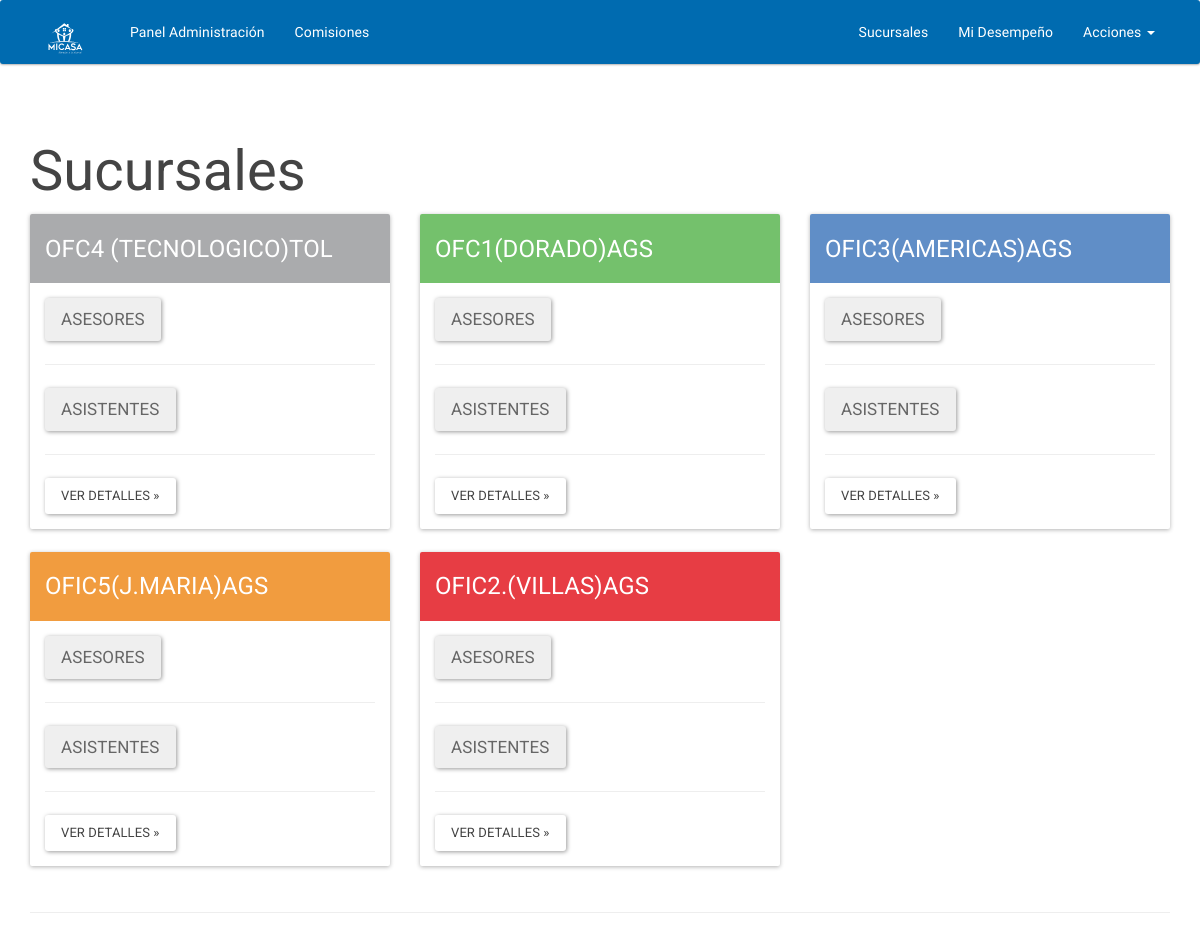
The app's page /gael/admin/sucursales/, older data.
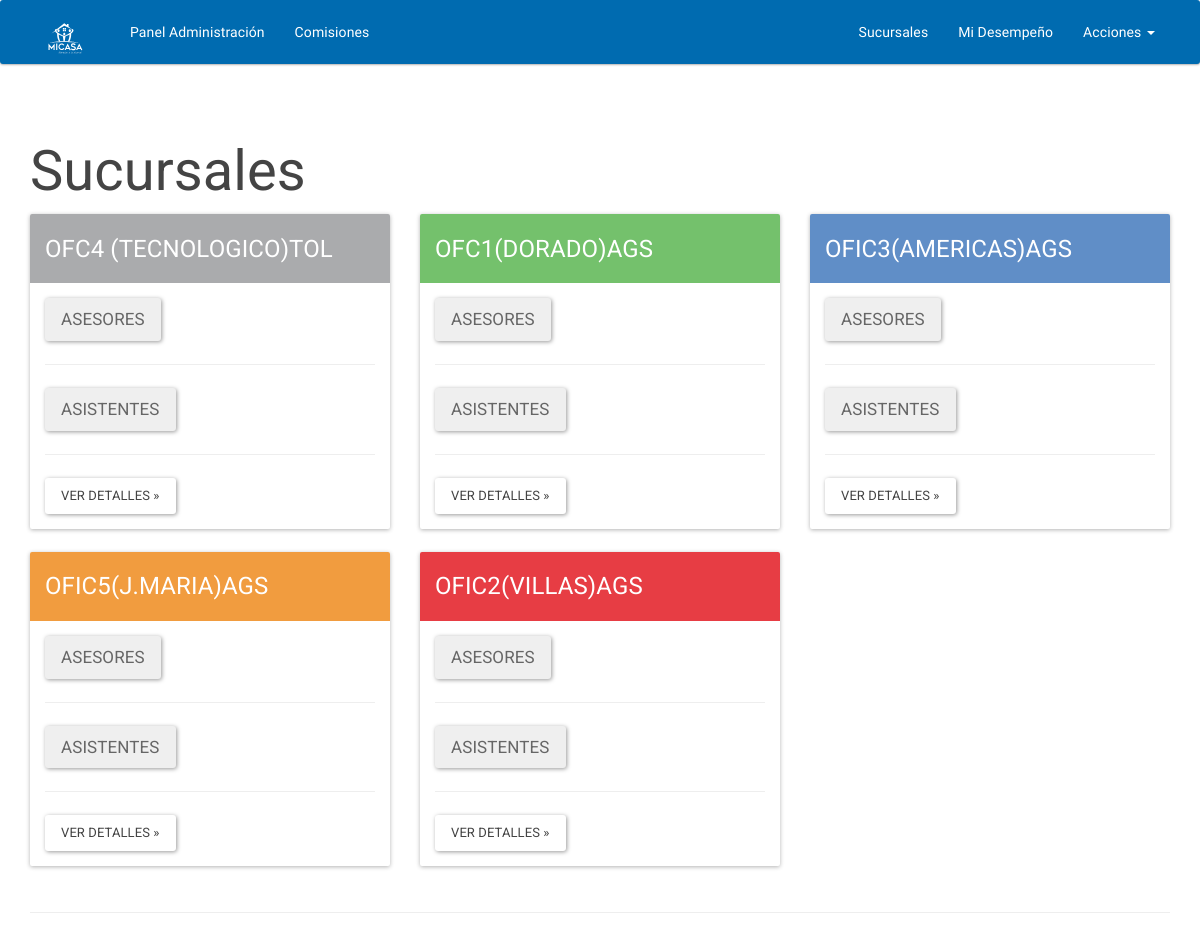
The same page, newer data.
### usuarios/models.py (models this page shows, shortened)
class Sucursal(models.Model):
    nombre = models.CharField(max_length=50)
    direccion = models.CharField(max_length=50)
    estado = models.CharField(max_length=50)
    telefono = models.SmallIntegerField()
    color = models.CharField(max_length=6, default='#2FCC71')
    class Meta:
        verbose_name_plural = 'Sucursales'

### app/views.py (the view)
# urls.py: url(r'^gael/admin/sucursales/', views.sucursales, name='sucursales'),
def sucursales(request):
    datosusuarios = Datos.objects.all()
    sucursales = Sucursal.objects.all()
    return render(request, 'gaeladmin/sucursales/sucursales.html', {
                                                        'datos':datosusuarios,
                                                        'sucursales': sucursales,
    })

### app/templates/gaeladmin/sucursales/sucursales.html (shortened to what this page needs)
{% extends 'base/base-gael.html' %}
{% block contenido %}
    {% load staticfiles %}
    <div class="row row-offcanvas row-offcanvas-right">
        <div class="col-xs-12 col-sm-12">
          <div class="list-group-item active">
          </div><div><p><p></div>
       <h1>Sucursales</h1>
       <div class="row">
                   {% for sucursal in sucursales %}
                        <div class="col-xs-6 col-lg-4 col-md-4">
                          <div class="panel {{ sucursal.color}}">
                                    <div class="panel-heading">
                                        <h4 class="blanco-color">{{ sucursal.nombre }}</h4></div>
                                         <div class="panel-body">
                                            <button type="button" class="btn btn-Default btn-lg" data-toggle="modal" data-target="#myModal{{ sucursal.id }}">Asesores</button>
                                             <hr>
                                            <button type="button" class="btn btn-Default btn-lg" data-toggle="modal" data-target="#myModal{{ sucursal.id }}{{ sucursal.telefono }}">Asistentes</button>
                                             <hr>
                                            <a class="btn btn-default" href="{% url 'sucursal_unica' sucursal.id %}" role="button">Ver Detalles &raquo;</a>
                                        </div>
                                    </div>
                            </div>
                   {% endfor %}
          </div>
        </div>
         </div>
         <hr>
{% endblock %}

### app/templates/base/base-gael.html (shortened to what this page needs)
<!DOCTYPE html>
<html lang="en">
<head>
    {% load staticfiles %}
    <link rel="stylesheet" href="{% static 'css/bootstrap.min.css' %}" >
    {% load staticfiles %}
</head>
<body>
    <nav class="navbar navbar-default navbar-fixed">
      <div class="container">
        <div class="navbar-header">
          <a class="navbar-brand" href="#"><img class="imagena" src="{% static 'img/logo.svg' %}" alt="" height="45px" width="70px"></a>
        </div>
        <div id="navbar" class="navbar-collapse collapse">
          <ul class="nav navbar-nav">
            <li><a href="{% url "agregar_clientes" %}">Panel Administración </a></li>
              <li><a href="{% url "comisiones_admingael" %}">Comisiones</a></li>
          </ul>
          <ul class="nav navbar-nav navbar-right">
              <li><a href="{% url "sucursales" %}">Sucursales</a></li>
            <li><a href="{% url "desempeno" %}">Mi Desempeño</a></li>
            <li class="dropdown">
              <a href="#" class="dropdown-toggle" data-toggle="dropdown" role="button" aria-haspopup="true" aria-expanded="false">Acciones <span class="caret"></span></a>
            </li>
          </ul>
        </div>
      </div>
    </nav>
    <div class="container ard">
	    {% block contenido %}
	    {% endblock %}
    </div>
</body>
</html>

### app/templates/base/base-gael.html (style rules this page uses)
.imagena { padding-bottom: 10px; }
.navbar-default { background-color: #006BB0; color: white; font-family: 'Arimo', sans-serif; font-size: 14px; }
.navbar-default .navbar-nav>li>a { color: #ffffff; }

### app/templates/gaeladmin/sucursales/sucursales.html (style rules this page uses)
.blanco-color { color: #ffffff; }
.list-group-item.active, .list-group-item.active:hover, .list-group-item.active:focus { z-index: 2; color: #ffffff; background-color: #ffffff; border-color: #ffffff; }
body { line-height: .006; }
.uno>.panel-heading { color: #ffffff; background-color: #E73D44; }
.dos>.panel-heading { color: #ffffff; background-color: #F19C3F; }
.tres>.panel-heading { color: #ffffff; background-color: #608EC7; }
.cuatro>.panel-heading { color: #ffffff; background-color: #74C16C; }
.cinco>.panel-heading { color: #ffffff; background-color: #AAABAD; }

Row changes from the older to the newer data that the page shows:
changed Sucursal: nombre "OFIC2.(VILLAS)AGS" → "OFIC2(VILLAS)AGS"
